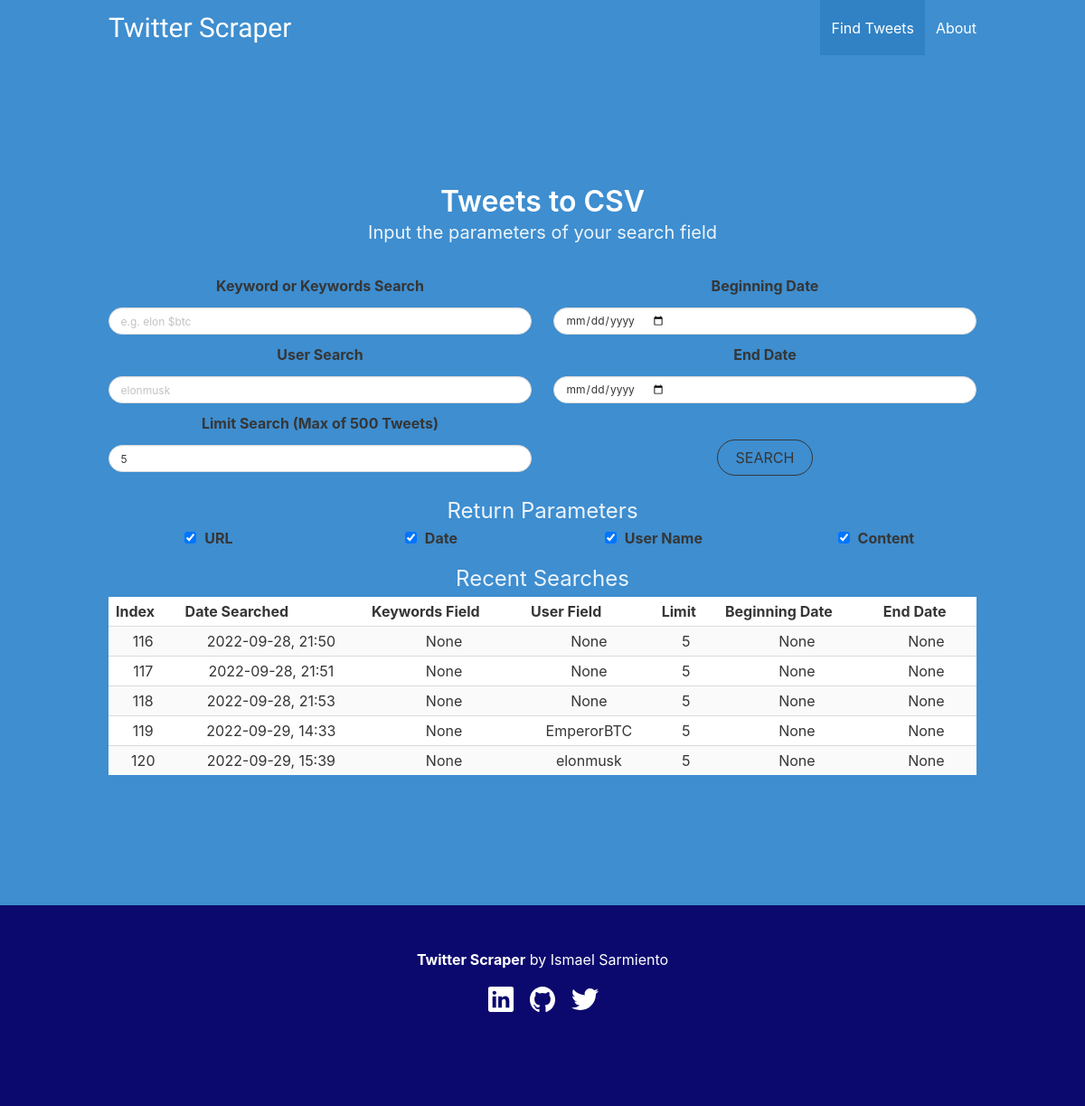
Before: / with the older database file.
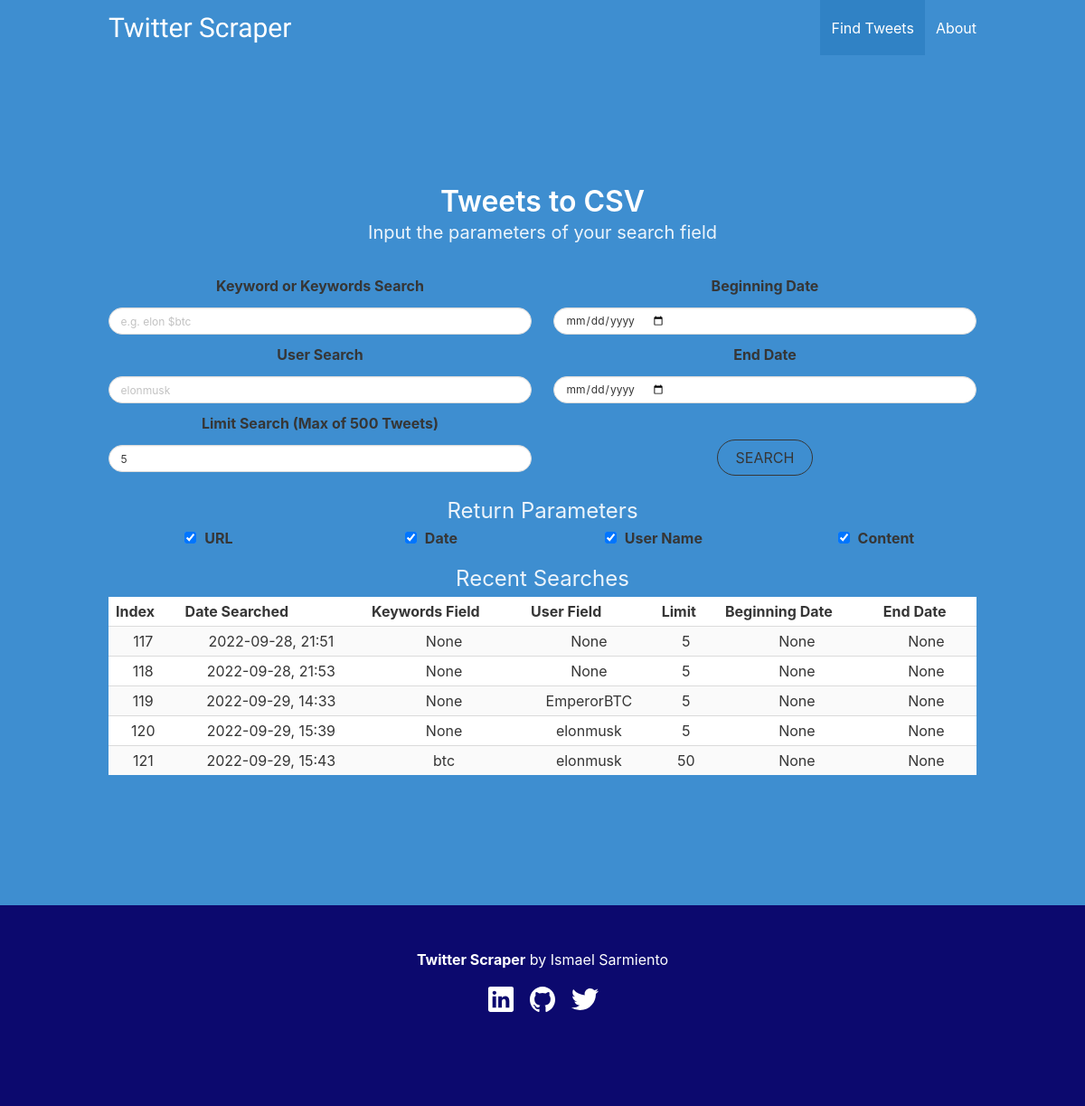
After: the same page with the newer database file.
### tables this page shows
CREATE TABLE "search_history" (
	"index"	INTEGER UNIQUE,
	"date_searched"	TEXT,
	"keywords_search"	TEXT,
	"user_search"	TEXT,
	"limit"	INTEGER,
	"beginning_date"	TEXT,
	"end_date"	TEXT,
	PRIMARY KEY("index" AUTOINCREMENT)
);

### app.py (the view)
@app.route('/')
def get_tweets():
    conn = get_db()
    data = conn.execute('SELECT * FROM (SELECT * FROM search_history ORDER BY "index" DESC limit 5) ORDER BY "index" ASC').fetchall()
    conn.close()
    return render_template('index.html', data=data)

### app.py (called while the page is built)
def get_db():
    conn = sqlite3.connect('history.db')
    conn.row_factory = sqlite3.Row
    return conn

### templates/index.html (shortened to what this page needs)
<!DOCTYPE html>
<html>
  <head>
    <link rel="stylesheet" href="https://cdn.jsdelivr.net/npm/bulma@0.9.4/css/bulma.min.css">
  </head>
  <body>
  <section class="hero is-info is-medium">
    <div class="hero-head">
      <nav class="navbar">
        <div class="container">
          <div class="navbar-brand">
            <a class="navbar-item" style="font-family: 'Montserrat Alternates', sans-serif; font-size: 30px;" href="/">
              Twitter Scraper
            </a>
          </div>
          <div id="navbarMenuHeroA" class="navbar-menu">
            <div class="navbar-end">
              <a class="navbar-item is-active" href="/">
                Find Tweets
              </a>
              <a class="navbar-item" href="/about">
                About
              </a>
            </div>
          </div>
        </div>
      </nav>
    </div>
    <div class="hero-body">
      <div class="container has-text-centered">
        <p class="title">
          Tweets to CSV
        </p>
        <p class="subtitle">
          Input the parameters of your search field
        </p>
        <p>
          <form method="POST">
            <div class="columns">
              <div class="column">
                <div class="field" style="display:flex; flex-direction: row; justify-content: center; align-items: center; margin-top: 10px">
                  <label class="label">
                    Keyword or Keywords Search</label>
                </div>
                <div>
                  <input type="text" id="yourText" name="keywords" placeholder="e.g. elon $btc" class="input is-small is-rounded"/>
                </div>
                <div class="field" style="display:flex; flex-direction: row; justify-content: center; align-items: center; margin-top: 10px">
                  <label class="label">
                    User Search</label>
                </div>
                <div>
                  <input type="text" id="yourText2" name="user" placeholder="elonmusk " class="input is-small is-rounded"/>
                </div>
                <div class="field" style="display:flex; flex-direction: row; justify-content: center; align-items: center; margin-top: 10px">
                  <label class="label">
                    Limit Search (Max of 500 Tweets)</label>
                </div>
                <div>
                  <input type="number" id="yourText5" name="limit" placeholder="5" class="input is-small is-rounded" value='5'/>
                </div>
              </div>
              <div class="column">
                <div class="field" style="display:flex; flex-direction: row; justify-content: center; align-items: center; margin-top: 10px">
                  <label class="label">
                    Beginning Date</label>
                </div>
                <div>
                  <input type="date" id="yourText3" name="s_since" class="input is-small is-rounded"/>
                </div>
                <div class="field" style="display:flex; flex-direction: row; justify-content: center; align-items: center; margin-top: 10px">
                  <label class="label">
                    End Date</label>
                </div>
                <div>
                  <input type="date" id="yourText4" name="s_until" class="input is-small is-rounded"/>
                </div>
                <div class="buttons" style="display:flex; flex-direction: row; justify-content: center; align-items: center; margin-top: 40px">
                  <input class="button is-dark is-rounded is-outlined" type="submit" value="SEARCH">
                </div>
              </div>
            </div>
            <div class="container has-text-centered">
              <p class="subtitle is-4" style="margin-bottom: 5px"">Return Parameters</p>
            </div>
            <div class="columns">
              <div class="column">
                <label class="checkbox label">
                  <input type="checkbox" id="return1" style="margin-right: 5px" name="r_url" value="True" checked="checked"/>
                  URL
                </label>
              </div>
              <div class="column">
                <label class="checkbox label">
                  <input type="checkbox" id="return2" style="margin-right: 5px" name="r_date" value="True" checked="checked"/>
                  Date
                </label>
              </div>
              <div class="column">
                <label class="checkbox label">
                  <input type="checkbox" id="return3" style="margin-right: 5px" name="r_user" value="True" checked="checked"/>
                  User Name
                </label>
              </div>
              <div class="column">
                <label class="checkbox label">
                  <input type="checkbox" id="return4" style="margin-right: 5px" name="r_content" value="True" checked="checked"/>
                  Content
                </label>
              </div>
            </div>
          </form>
        </p>
        <div class="container has-text-centered">
          <p class="subtitle is-4" style="margin-bottom: 5px; margin-top: 20px"">Recent Searches</p>
        </div>
        <table class="table is-striped is-narrow is-hoverable is-fullwidth">
          <tr>
              <th>Index</th>
              <th>Date Searched</th>
              <th>Keywords Field</th>
              <th>User Field</th>
              <th>Limit</th>
              <th>Beginning Date</th>
              <th>End Date</th>
          </tr>
          {% for item in data %}
          <tr>
            <td>{{ item['index'] }}</td>
            <td>{{ item['date_searched'] }}</td>
            <td>{{ item['keywords_search'] }}</td>
            <td>{{ item['user_search'] }}</td>
            <td>{{ item['limit'] }}</td>
            <td>{{ item['beginning_date'] }}</td>
            <td>{{ item['end_date'] }}</td>
          </tr>
          {% endfor %}
      </table>
      </div>
    </div>
    <footer class="footer" style="background-color: #0c096e">
      <div class="content has-text-centered">
        <p>
          <strong>Twitter Scraper</strong> by <a href="https://mael.pages.dev/">Ismael Sarmiento</a>
        </p>
        <p>
          <a href="https://www.linkedin.com/in/ismael-luis-sarmiento/" class="linkedin" target="_blank" rel="noopener noreferrer">
            <ion-icon class="icon is-medium" style="padding-left: 10px; padding-right: 10px;"name="logo-linkedin"></ion-icon></a>
          <a href="https://github.com/maelsar" class="instagram" target="_blank" rel="noopener noreferrer">
            <ion-icon class="icon is-medium" name="logo-github"></ion-icon></a>
          <a href="https://twitter.com/codewithmael" class="instagram" target="_blank" rel="noopener noreferrer">
            <ion-icon class="icon is-medium" style="padding-left: 10px; padding-right: 10px;"name="logo-twitter"></ion-icon></a>
        </p>
      </div>
    </footer>
  </body>
</html>

Changed rows visible on the page:
no longer on this page (row unchanged): search_history: index "116", date_searched "2022-09-28, 21:50", keywords_search "None", user_search "None", limit "5", beginning_date "None", end_date "None"
added search_history: index "121", date_searched "2022-09-29, 15:43", keywords_search "btc", user_search "elonmusk", limit "50", beginning_date "None", end_date "None"
